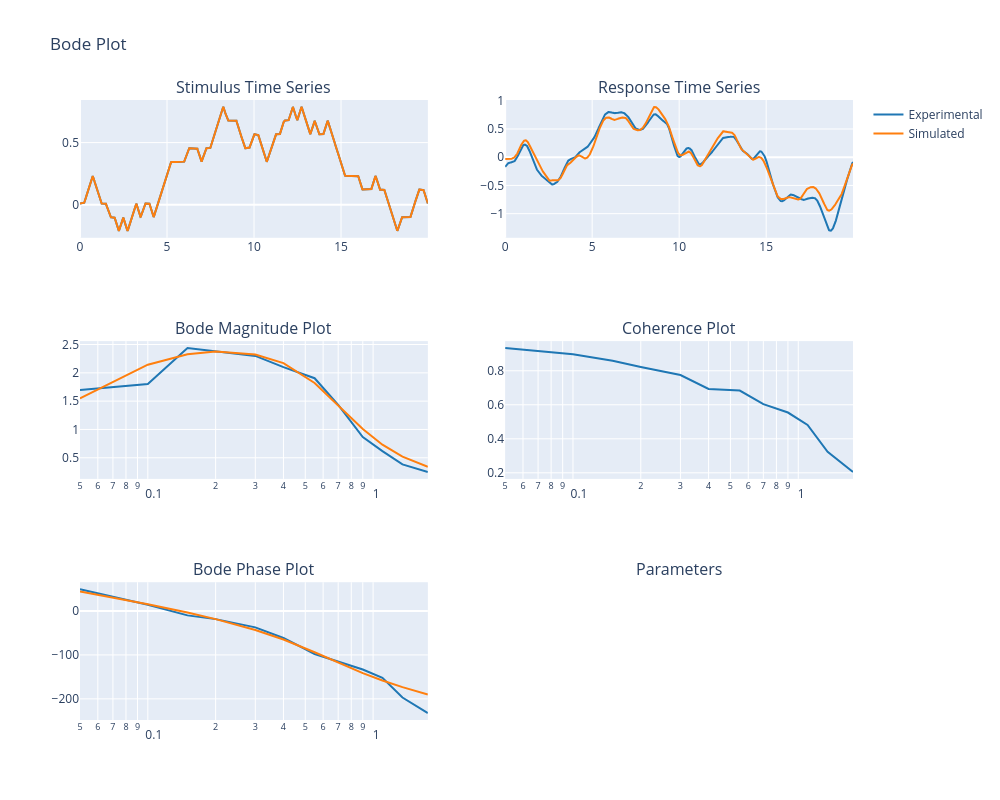

Notebook source saved alongside this figure:
### Code cell
# Add reference experimental data to model and perform fit

# Load experimental data
com, stim_vis, stim_prop, time = bp.getdata_lifespan('data/d1_vis1_surf1.csv', height, resample=True, cut_to_cycles=True)

model.add_experimental_data(stim_prop, com, 90)

model.fit()
figure = model.plot()

pprint(model.params.to_value_dict())
figure.show()

### Figure 1 — Plotly figure (JSON) as saved in the notebook; plotly's stock layout.template omitted (floating-point values rounded to 4 significant figures; data arrays with more than 128 entries replaced by an {"elided": "..."} marker saying what was removed)
{"data": [{"line": {"color": "#1f77b4"}, "mode": "lines", "showlegend": false, "type": "scatter", "x": {"elided": "1800 float values"}, "xaxis": "x", "y": {"elided": "1800 float values"}, "yaxis": "y"}, {"line": {"color": "#1f77b4"}, "mode": "lines", "showlegend": false, "type": "scatter", "x": {"elided": "1800 float values"}, "xaxis": "x2", "y": {"elided": "1800 float values"}, "yaxis": "y2"}, {"line": {"color": "#1f77b4"}, "mode": "lines", "name": "Experimental", "showlegend": true, "type": "scatter", "x": [0.05, 0.1, 0.15, 0.2, 0.3, 0.4, 0.55, 0.7, 0.9, 1.1, 1.35, 1.75], "xaxis": "x3", "y": [1.696, 1.802, 2.438, 2.383, 2.298, 2.101, 1.905, 1.433, 0.8647, 0.6168, 0.3831, 0.2488], "yaxis": "y3"}, {"line": {"color": "#1f77b4"}, "mode": "lines", "showlegend": false, "type": "scatter", "x": [0.05, 0.1, 0.15, 0.2, 0.3, 0.4, 0.55, 0.7, 0.9, 1.1, 1.35, 1.75], "xaxis": "x4", "y": [0.9339, 0.8967, 0.8595, 0.8224, 0.7751, 0.6929, 0.6838, 0.6042, 0.5544, 0.4815, 0.323, 0.2048], "yaxis": "y4"}, {"line": {"color": "#1f77b4"}, "mode": "lines", "showlegend": false, "type": "scatter", "x": [0.05, 0.1, 0.15, 0.2, 0.3, 0.4, 0.55, 0.7, 0.9, 1.1, 1.35, 1.75], "xaxis": "x5", "y": [49.62, 13.86, -10.13, -18.65, -37.36, -61.48, -97.92, -114.5, -133.4, -152.3, -197.0, -232.4], "yaxis": "y5"}, {"line": {"color": "#ff7f0e"}, "mode": "lines", "showlegend": false, "type": "scatter", "x": {"elided": "1800 float values"}, "xaxis": "x", "y": {"elided": "1800 float values"}, "yaxis": "y"}, {"line": {"color": "#ff7f0e"}, "mode": "lines", "showlegend": false, "type": "scatter", "x": {"elided": "1800 float values"}, "xaxis": "x2", "y": {"elided": "1800 float values"}, "yaxis": "y2"}, {"line": {"color": "#ff7f0e"}, "mode": "lines", "name": "Simulated", "showlegend": true, "type": "scatter", "x": [0.05, 0.1, 0.15, 0.2, 0.3, 0.4, 0.55, 0.7, 0.9, 1.1, 1.35, 1.75], "xaxis": "x3", "y": [1.548, 2.144, 2.329, 2.377, 2.325, 2.172, 1.821, 1.428, 1.007, 0.731, 0.5207, 0.3416], "yaxis": "y3"}, {"line": {"color": "#ff7f0e"}, "mode": "lines", "showlegend": false, "type": "scatter", "x": [0.05, 0.1, 0.15, 0.2, 0.3, 0.4, 0.55, 0.7, 0.9, 1.1, 1.35, 1.75], "xaxis": "x5", "y": [44.28, 15.41, -3.779, -18.7, -43.28, -64.95, -94.01, -117.9, -141.6, -158.3, -173.4, -190.0], "yaxis": "y5"}], "layout": {"annotations": [{"font": {"size": 16}, "showarrow": false, "text": "Stimulus Time Series", "x": 0.225, "xanchor": "center", "xref": "paper", "y": 1, "yanchor": "bottom", "yref": "paper"}, {"font": {"size": 16}, "showarrow": false, "text": "Response Time Series", "x": 0.775, "xanchor": "center", "xref": "paper", "y": 1, "yanchor": "bottom", "yref": "paper"}, {"font": {"size": 16}, "showarrow": false, "text": "Bode Magnitude Plot", "x": 0.225, "xanchor": "center", "xref": "paper", "y": 0.6111, "yanchor": "bottom", "yref": "paper"}, {"font": {"size": 16}, "showarrow": false, "text": "Coherence Plot", "x": 0.775, "xanchor": "center", "xref": "paper", "y": 0.6111, "yanchor": "bottom", "yref": "paper"}, {"font": {"size": 16}, "showarrow": false, "text": "Bode Phase Plot", "x": 0.225, "xanchor": "center", "xref": "paper", "y": 0.2222, "yanchor": "bottom", "yref": "paper"}, {"font": {"size": 16}, "showarrow": false, "text": "Parameters", "x": 0.775, "xanchor": "center", "xref": "paper", "y": 0.2222, "yanchor": "bottom", "yref": "paper"}], "height": 800, "title": {"text": "Bode Plot"}, "width": 1000, "xaxis": {"anchor": "y", "domain": [0, 0.45]}, "xaxis2": {"anchor": "y2", "domain": [0.55, 1]}, "xaxis3": {"anchor": "y3", "domain": [0, 0.45], "type": "log"}, "xaxis4": {"anchor": "y4", "domain": [0.55, 1], "type": "log"}, "xaxis5": {"anchor": "y5", "domain": [0, 0.45], "type": "log"}, "yaxis": {"anchor": "x", "domain": [0.7778, 1]}, "yaxis2": {"anchor": "x2", "domain": [0.7778, 1]}, "yaxis3": {"anchor": "x3", "domain": [0.3889, 0.6111]}, "yaxis4": {"anchor": "x4", "domain": [0.3889, 0.6111]}, "yaxis5": {"anchor": "x5", "domain": [0, 0.2222]}}}
